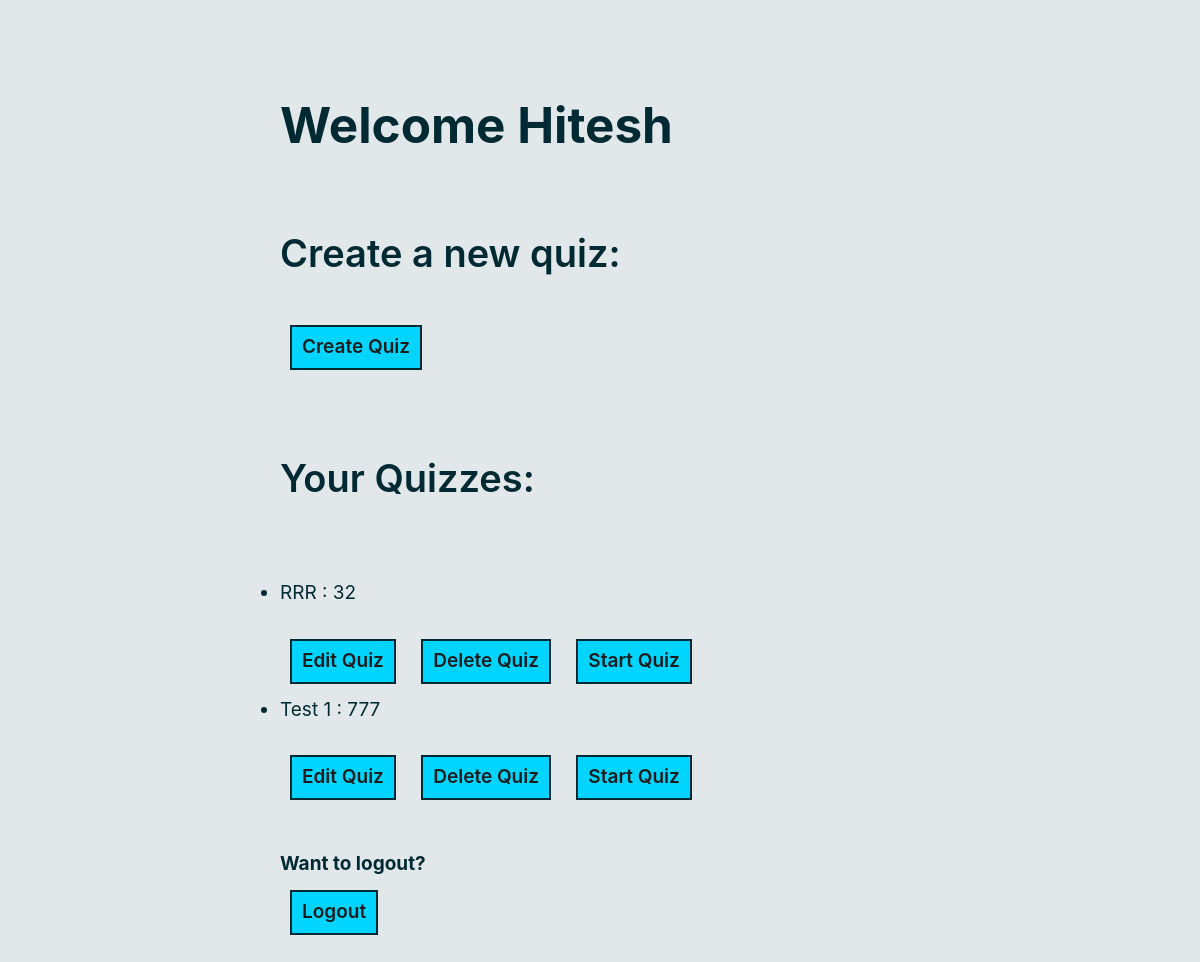
/admin_dashboard (signed in), run on the app's committed database.
### tables this page shows
CREATE TABLE Admins(
    admin_id INTEGER PRIMARY KEY AUTOINCREMENT,
    username TEXT UNIQUE NOT NULL,
    email_id UNIQUE NOT NULL,
    password TEXT NOT NULL
);

CREATE TABLE Quizzes(
    quiz_id INTEGER PRIMARY KEY NOT NULL,
    quiz_name TEXT NOT NULL,
    admin_id INTEGER,
    start_time TIMESTAMP,
    appr_num INTEGER,
    FOREIGN KEY (admin_id) REFERENCES Admins (admin_id) ON DELETE CASCADE
);

### quiz_app/interface.py (the view)
@bp.route('/admin_dashboard', methods=('GET', 'POST'))
@admin_login_required
def admin_dashboard():
    Quizzes = get_db().execute(
        'SELECT * FROM Quizzes WHERE admin_id = ?', (g.admin['admin_id'],)
    ).fetchall()
    return render_template('admin_dashboard.html', Quizzes=Quizzes)

### quiz_app/auth.py (called while the page is built)
@bp.before_app_request
def load_logged_in_user():
    user_id = session.get('user_id')
    admin_id = session.get('admin_id')
    if admin_id is None:
        g.admin = None
    else:
        g.admin = get_db().execute(
            'SELECT * FROM Admins WHERE admin_id = ?', (admin_id,)
        ).fetchone()
    if user_id is None:
        g.user = None
    else:
        g.user = get_db().execute(
            'SELECT * FROM Users WHERE id = ?', (user_id,)
        ).fetchone()

def admin_login_required(view):
    @functools.wraps(view)
    def wrapped_view(**kwargs):
        if g.admin is None:
            return redirect(url_for('auth.login_admin'))
        return view(**kwargs)
    return wrapped_view

### quiz_app/db.py (called while the page is built)
def get_db():
    if 'db' not in g:
        g.db = sqlite3.connect(
            current_app.config['DATABASE'],
            detect_types=sqlite3.PARSE_DECLTYPES
        )
        g.db.row_factory = sqlite3.Row
    return g.db

### templates/admin_dashboard.html (shortened to what this page needs)
{% extends 'base.html' %}
    {% block content %}
    <h1>Welcome {{g.admin['username']}}</h1>
    <h2>Create a new quiz:</h2>
    <a href="{{url_for('quiz.create')}}" type="button" class="btn btn-outline-success">Create Quiz</a>
    <h2>Your Quizzes:</h2>
    <div class="your_quizzes">
        <ul>
            {% for quiz in Quizzes %}
                {% if quiz['admin_id'] == g.admin['admin_id'] %}
                    <li>{{quiz['quiz_name']}} : {{quiz['quiz_id']}}</li>
                    <a href="{{url_for('quiz.add_questions',quiz_id=quiz['quiz_id'])}}" type="button" class="btn btn-outline-success">Edit Quiz</a>
                    <a href="{{url_for('quiz.delete_quiz',quiz_id=quiz['quiz_id'])}}" type="button" class="btn btn-outline-danger">Delete Quiz</a>
                    <a href="{{url_for('approve.appr_num',quiz_id=quiz['quiz_id'])}}" type="button" class="btn btn-outline-primary">Start Quiz</a>
                {% endif %}
            {% endfor %}
        </ul>
    </div>
    <h4>Want to logout?</h4>
    <a href="{{url_for('auth.logout')}}" type="button" class="btn btn-outline-danger" style="bottom: 20px;">Logout</a>
    {% endblock %}

### data on the page
Admins: admin.username "Hitesh"
Quizzes: quiz_name "RRR", quiz_id "32"
Quizzes: quiz_name "Test 1", quiz_id "777"
